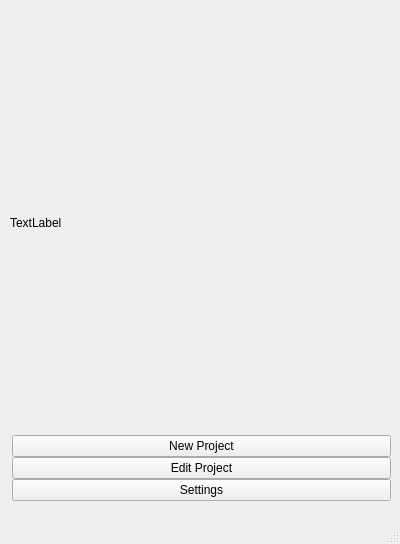
<?xml version="1.0" encoding="UTF-8"?>
<ui version="4.0">
 <class>MainWindow</class>
 <widget class="QMainWindow" name="MainWindow">
  <property name="geometry">
   <rect>
    <x>0</x>
    <y>0</y>
    <width>400</width>
    <height>544</height>
   </rect>
  </property>
  <property name="sizePolicy">
   <sizepolicy hsizetype="Fixed" vsizetype="Fixed">
    <horstretch>0</horstretch>
    <verstretch>0</verstretch>
   </sizepolicy>
  </property>
  <property name="windowTitle">
   <string>MotherBear</string>
  </property>
  <property name="animated">
   <bool>false</bool>
  </property>
  <widget class="QWidget" name="centralwidget">
   <property name="enabled">
    <bool>true</bool>
   </property>
   <widget class="QStackedWidget" name="stackedWidget">
    <property name="geometry">
     <rect>
      <x>0</x>
      <y>10</y>
      <width>391</width>
      <height>491</height>
     </rect>
    </property>
    <property name="sizePolicy">
     <sizepolicy hsizetype="Expanding" vsizetype="Expanding">
      <horstretch>0</horstretch>
      <verstretch>0</verstretch>
     </sizepolicy>
    </property>
    <widget class="QWidget" name="page">
     <widget class="QWidget" name="gridLayoutWidget">
      <property name="geometry">
       <rect>
        <x>10</x>
        <y>0</y>
        <width>381</width>
        <height>491</height>
       </rect>
      </property>
      <layout class="QGridLayout" name="gridLayout">
       <property name="spacing">
        <number>0</number>
       </property>
       <item row="0" column="0">
        <layout class="QVBoxLayout" name="verticalLayout">
         <item>
          <widget class="QLabel" name="label_2">
           <property name="text">
            <string>TextLabel</string>
           </property>
          </widget>
         </item>
         <item>
          <layout class="QVBoxLayout" name="verticalLayout_2">
           <property name="leftMargin">
            <number>2</number>
           </property>
           <property name="rightMargin">
            <number>0</number>
           </property>
           <item>
            <widget class="QPushButton" name="newProjectButton">
             <property name="text">
              <string>New Project</string>
             </property>
            </widget>
           </item>
           <item>
            <widget class="QPushButton" name="editProjectButton">
             <property name="text">
              <string>Edit Project</string>
             </property>
            </widget>
           </item>
           <item>
            <widget class="QPushButton" name="settingsButton">
             <property name="text">
              <string>Settings</string>
             </property>
            </widget>
           </item>
          </layout>
         </item>
        </layout>
       </item>
      </layout>
     </widget>
    </widget>
   </widget>
  </widget>
  <widget class="QMenuBar" name="menubar">
   <property name="geometry">
    <rect>
     <x>0</x>
     <y>0</y>
     <width>400</width>
     <height>22</height>
    </rect>
   </property>
  </widget>
  <widget class="QStatusBar" name="statusbar"/>
 </widget>
 <resources/>
 <connections/>
</ui>
